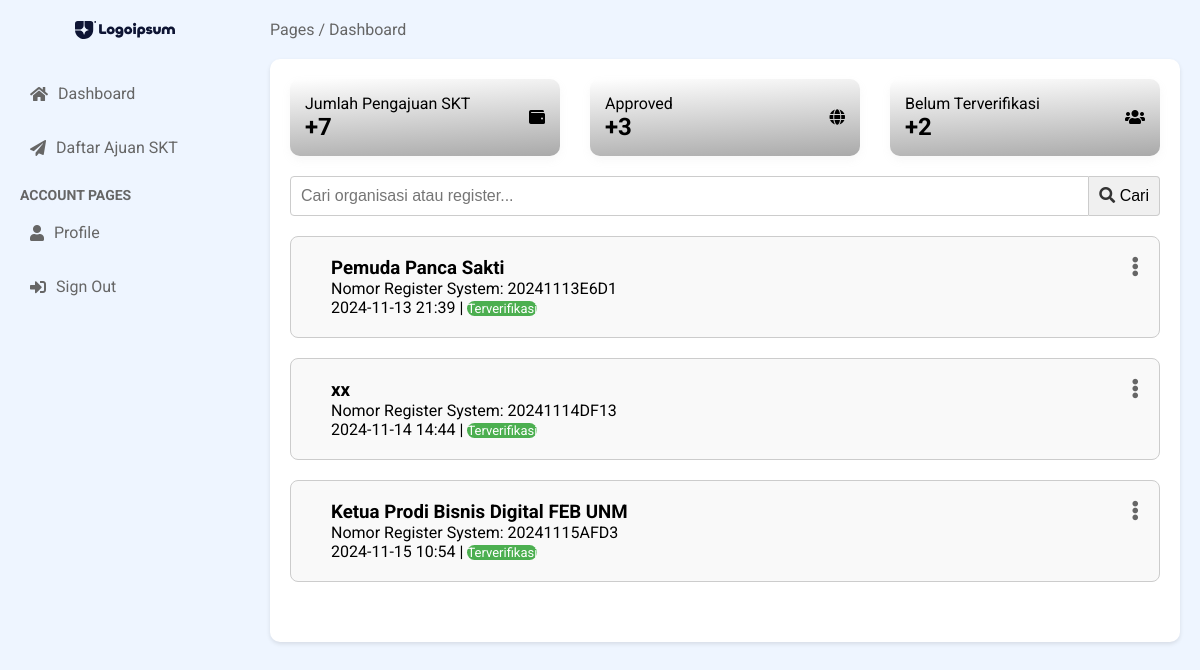
The page /dashboard/terverifikasi/ on the database as committed earlier.
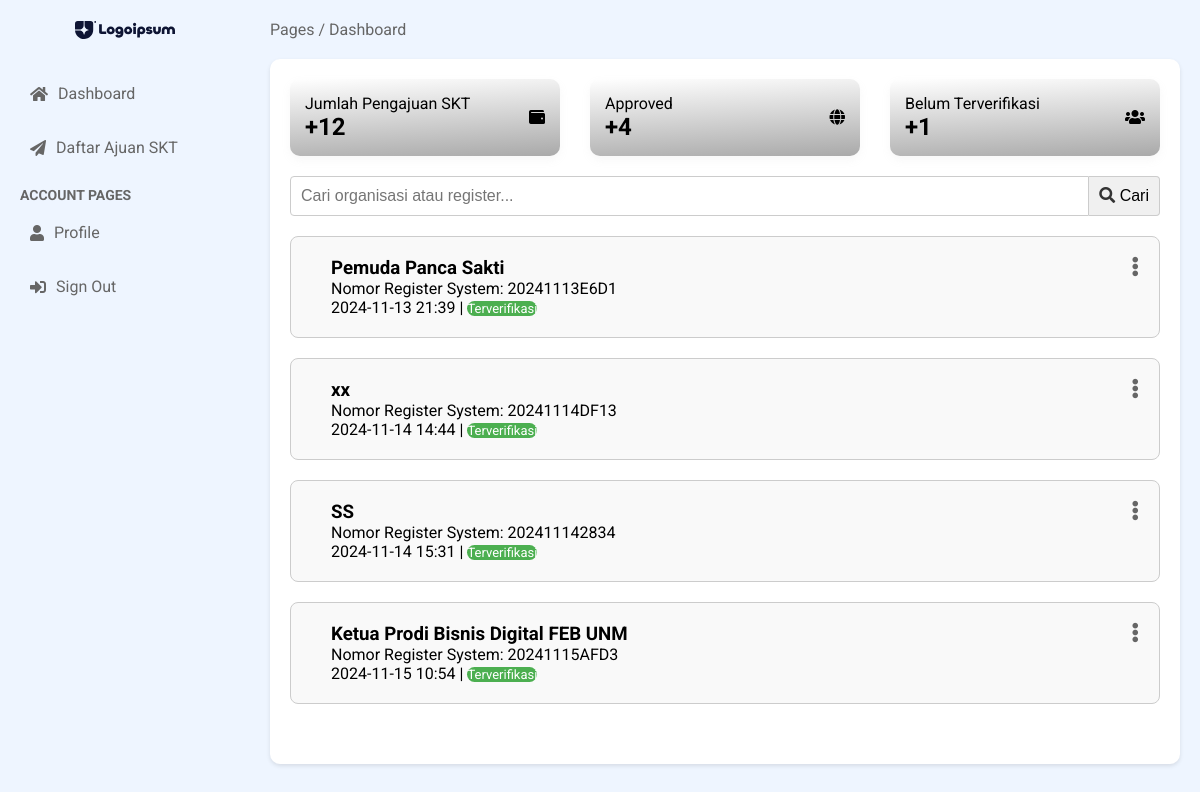
The same page on the database as committed later.
### modelform/models.py (models this page shows, shortened)
class Register(models.Model):
    id = models.UUIDField(primary_key=True, default=uuid.uuid4, editable=False)
    author = models.ForeignKey(User, on_delete=models.CASCADE, null=True, blank=True)
    nama_organisasi = models.CharField(max_length=255)
    register = models.CharField(max_length=10, unique=True, editable=False)
    created_at = models.DateTimeField(auto_now_add=True)
    logo = models.ImageField(upload_to=logo, blank=False, null=True, validators=[validate_file_size])
    is_completed = models.BooleanField(default=False)
    is_verified = models.BooleanField(default=False)  # Field untuk status verifikasi
    verified_at = models.DateTimeField(null=True, blank=True)  # Tanggal dan waktu verifikasi

### modelform/views.py (the view)
# urls.py: path('dashboard/terverifikasi/', views.dashboard_terverifikasi, name='dashboard_terverifikasi'),
def dashboard_terverifikasi (request):
    results = Register.objects.filter(is_verified=True)
    total_pengajuan = Register.objects.all().count()
    total_verified = results.count()
    unverified_completed_count = Register.objects.filter(is_completed=True, is_verified=False).count()
    query = request.GET.get('q', '')
    try:
        register_id = request.GET.get('register_id')
        if register_id:
            register_id = UUID(register_id)  # Verifikasi jika register_id adalah UUID yang valid
        registers = Register.objects.all()  # Ambil data yang sesuai
    except ValueError:
        return redirect('error_page')
    if query:
        results = results.filter(
            Q(nama_organisasi__icontains=query) | Q(register__icontains=query)
        )
    context = {
        'results': results,
        'total_verified': total_verified,
        'unverified_completed_count': unverified_completed_count,
        'query': query,
        'registers': registers,
        'total_pengajuan': total_pengajuan
    }
    return render(request, 'dashboard/dashboard_terverifikasi.html', context)

### accounts/context_processors.py (called while the page is built)
def versioned_static(request):
    version = 'v1.x'  # Increment this version number
    return {
        'STATIC_VERSION': version,
    }

### templates/dashboard/dashboard_terverifikasi.html (shortened to what this page needs)
{% extends 'dashboard/base.html' %}
{% load static %}
{% block content %}
<main class="main-content">
<header class="main-header">
    <div class="breadcrumb">
        <span>Pages / Dashboard</span>
    </div>
</header>
<section class="main-section">
    <div class="info-container">
        <div class="info-card">
            <div class="info-content">
                <p class="info-title">Jumlah Pengajuan SKT</p>
                <h2><span class="info-change positive">+{{ total_pengajuan }}</span></h2>
            </div>
            <div class="info-icon">
                <i class="fas fa-wallet"></i>
            </div>
        </div>
        <div class="info-card">
            <div class="info-content">
                <p class="info-title">Approved</p>
                <h2>+{{ total_verified }}</h2>
            </div>
            <div class="info-icon">
                <i class="fas fa-globe"></i>
            </div>
        </div>
        <div class="info-card">
            <div class="info-content">
                <p class="info-title">Belum Terverifikasi</p>
                <h2>+{{ unverified_completed_count }}</h2>
            </div>
            <div class="info-icon">
                <i class="fas fa-users"></i>
            </div>
        </div>
    </div>
    <form method="GET" action="{% url 'dashboard_terverifikasi' %}" class="search-form">
      <input
          type="text"
          name="q"
          placeholder="Cari organisasi atau register..."
          value="{{ query }}"
          aria-label="Search"
      >
      <button type="submit" aria-label="Cari">
          <i class="fas fa-search"></i> Cari
      </button>
    </form>
    {% if results %}
    <div class="categories-list-undangan">
      {% for register in results %}
      <div class="category-list-undangan">
        <div class="category-text">
          <h3>{{ register.nama_organisasi }}</h3>
          <p>Nomor Register System: {{ register.register }}</p>
          <p> {{ register.created_at|date:"Y-m-d H:i" }} |
            {% if register.is_verified %}
            <span class="status-approved">Terverifikasi</span>
            {% else %}
            <span class="status-pending">Belum Terverifikasi</span>
            {% endif %}
          </p>
        </div>
        <div class="menu-list-undangan">
          <i class="fas fa-ellipsis-v menu-icon" onclick="toggleModal('modal{{ register.id }}')"></i>
        </div>
      </div>
    {% endfor %}
    {% else %}
    <div class="message error"> Pengajuan Belum Terverifikasi</div>
    </div>
    {% endif %}
</div>
</section>
</main>
</div>
{% endblock %}

Rows that differ between the two databases and show on the page:
now on this page (row edited): Register: nama_organisasi "SS", register "202411142834", created_at "2024-11-14 15:31", is_verified "Terverifikasi"
Other text that changed with them:
{{ total_pengajuan }}: "7" → "12"
{{ total_verified }}: "3" → "4"
{{ unverified_completed_count }}: "2" → "1"
